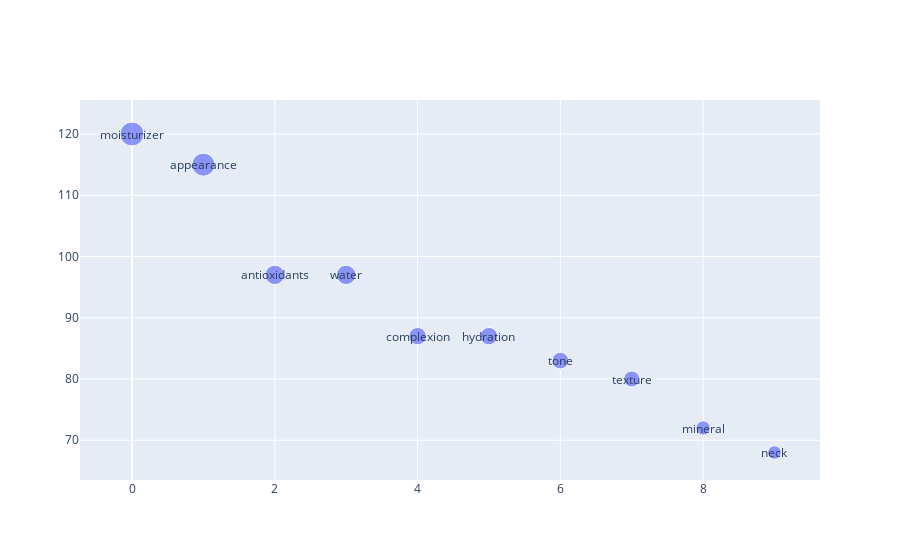
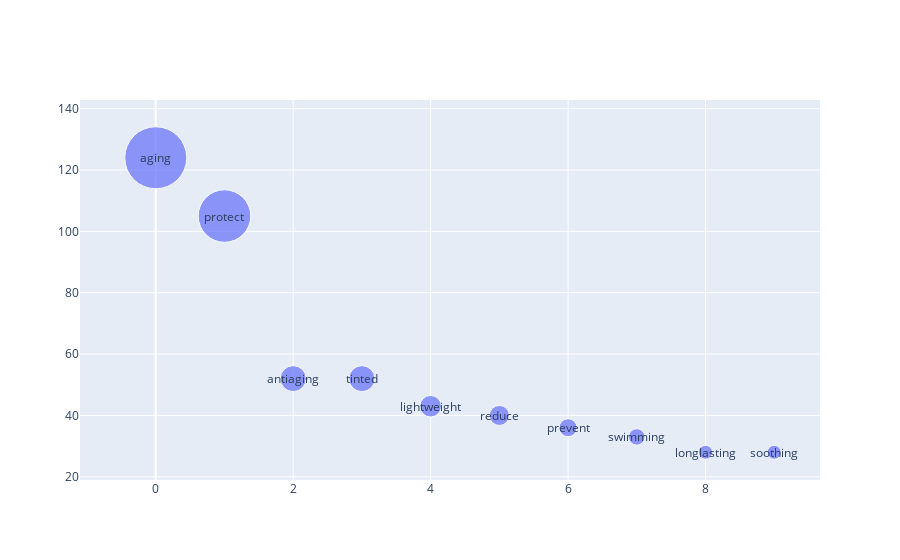
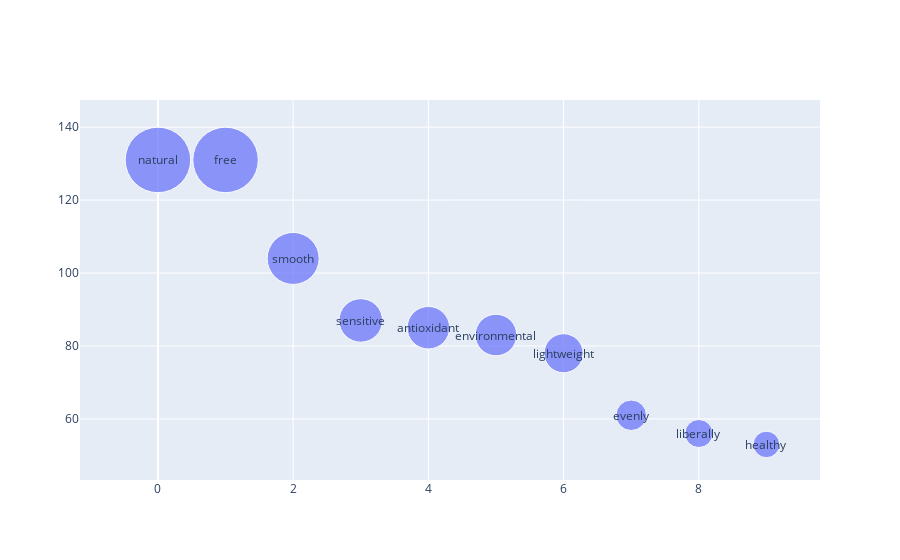

These figures' notebook cell, in order:
### Code cell
adj_delete = ['daily', 'even', 'broad', 'powerful', 'best', 'complex', 'sheer', 'fine']
verb_delete = ['apply','helps', 'provides', 'protects', 'formulated', 'contains', 'help', 'skin', 'tested', 'provide','including','delivers','designed','using','leaving','features','offers','protecting','gives','improve','face','voted']
noun_delete = ['skin', 'protection', 'formula', 'sunscreen', 'face', 'hours', 'minutes', 'cream', 'rays', 'damage', 'body', 'makeup', 'technology','signs','benefits','lotion','application','lines','ingredients']
desp_review_pos = nlpshortcut.pos_viz(description, delete_words, adj_delete, verb_delete, noun_delete, printcount = True, topcount = 10, noun_size = 0.2, verb_size = 0.5, adj_size = 0.5)

### Figure 1 — Plotly figure (JSON) as saved in the notebook; plotly's stock layout.template omitted (floating-point values rounded to 4 significant figures)
{"data": [{"marker": {"size": [24, 23, 19.4, 19.4, 17.4, 17.4, 16.6, 16, 14.4, 13.6]}, "mode": "markers", "type": "scatter", "x": [0, 1, 2, 3, 4, 5, 6, 7, 8, 9], "y": [120, 115, 97, 97, 87, 87, 83, 80, 72, 68]}], "layout": {"annotations": [{"showarrow": false, "text": "moisturizer", "x": 0, "xanchor": "center", "y": 120, "yanchor": "middle"}, {"showarrow": false, "text": "appearance", "x": 1, "xanchor": "center", "y": 115, "yanchor": "middle"}, {"showarrow": false, "text": "antioxidants", "x": 2, "xanchor": "center", "y": 97, "yanchor": "middle"}, {"showarrow": false, "text": "water", "x": 3, "xanchor": "center", "y": 97, "yanchor": "middle"}, {"showarrow": false, "text": "complexion", "x": 4, "xanchor": "center", "y": 87, "yanchor": "middle"}, {"showarrow": false, "text": "hydration", "x": 5, "xanchor": "center", "y": 87, "yanchor": "middle"}, {"showarrow": false, "text": "tone", "x": 6, "xanchor": "center", "y": 83, "yanchor": "middle"}, {"showarrow": false, "text": "texture", "x": 7, "xanchor": "center", "y": 80, "yanchor": "middle"}, {"showarrow": false, "text": "mineral", "x": 8, "xanchor": "center", "y": 72, "yanchor": "middle"}, {"showarrow": false, "text": "neck", "x": 9, "xanchor": "center", "y": 68, "yanchor": "middle"}]}}

### Figure 2 — Plotly figure (JSON) as saved in the notebook; plotly's stock layout.template omitted (floating-point values rounded to 4 significant figures)
{"data": [{"marker": {"size": [62, 52.5, 26, 26, 21.5, 20, 18, 16.5, 14, 14]}, "mode": "markers", "type": "scatter", "x": [0, 1, 2, 3, 4, 5, 6, 7, 8, 9], "y": [124, 105, 52, 52, 43, 40, 36, 33, 28, 28]}], "layout": {"annotations": [{"showarrow": false, "text": "aging", "x": 0, "xanchor": "center", "y": 124, "yanchor": "middle"}, {"showarrow": false, "text": "protect", "x": 1, "xanchor": "center", "y": 105, "yanchor": "middle"}, {"showarrow": false, "text": "antiaging", "x": 2, "xanchor": "center", "y": 52, "yanchor": "middle"}, {"showarrow": false, "text": "tinted", "x": 3, "xanchor": "center", "y": 52, "yanchor": "middle"}, {"showarrow": false, "text": "lightweight", "x": 4, "xanchor": "center", "y": 43, "yanchor": "middle"}, {"showarrow": false, "text": "reduce", "x": 5, "xanchor": "center", "y": 40, "yanchor": "middle"}, {"showarrow": false, "text": "prevent", "x": 6, "xanchor": "center", "y": 36, "yanchor": "middle"}, {"showarrow": false, "text": "swimming", "x": 7, "xanchor": "center", "y": 33, "yanchor": "middle"}, {"showarrow": false, "text": "longlasting", "x": 8, "xanchor": "center", "y": 28, "yanchor": "middle"}, {"showarrow": false, "text": "soothing", "x": 9, "xanchor": "center", "y": 28, "yanchor": "middle"}]}}

### Figure 3 — Plotly figure (JSON) as saved in the notebook; plotly's stock layout.template omitted (floating-point values rounded to 4 significant figures)
{"data": [{"marker": {"size": [65.5, 65.5, 52, 43.5, 42.5, 41.5, 39, 30.5, 28, 26.5]}, "mode": "markers", "type": "scatter", "x": [0, 1, 2, 3, 4, 5, 6, 7, 8, 9], "y": [131, 131, 104, 87, 85, 83, 78, 61, 56, 53]}], "layout": {"annotations": [{"showarrow": false, "text": "natural", "x": 0, "xanchor": "center", "y": 131, "yanchor": "middle"}, {"showarrow": false, "text": "free", "x": 1, "xanchor": "center", "y": 131, "yanchor": "middle"}, {"showarrow": false, "text": "smooth", "x": 2, "xanchor": "center", "y": 104, "yanchor": "middle"}, {"showarrow": false, "text": "sensitive", "x": 3, "xanchor": "center", "y": 87, "yanchor": "middle"}, {"showarrow": false, "text": "antioxidant", "x": 4, "xanchor": "center", "y": 85, "yanchor": "middle"}, {"showarrow": false, "text": "environmental", "x": 5, "xanchor": "center", "y": 83, "yanchor": "middle"}, {"showarrow": false, "text": "lightweight", "x": 6, "xanchor": "center", "y": 78, "yanchor": "middle"}, {"showarrow": false, "text": "evenly", "x": 7, "xanchor": "center", "y": 61, "yanchor": "middle"}, {"showarrow": false, "text": "liberally", "x": 8, "xanchor": "center", "y": 56, "yanchor": "middle"}, {"showarrow": false, "text": "healthy", "x": 9, "xanchor": "center", "y": 53, "yanchor": "middle"}]}}
